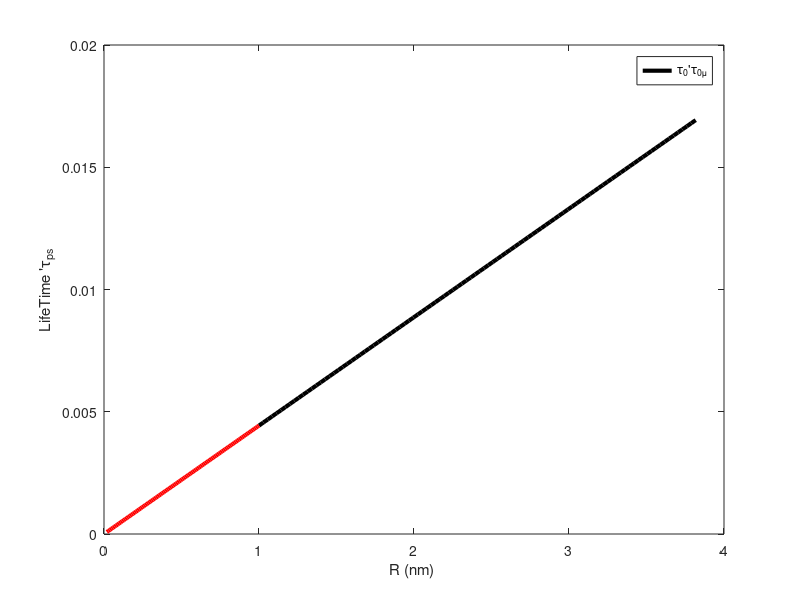

This chart was generated by the following MATLAB code: (Note: this script raises an error after producing the figure.)
clear
clc


mp = 1.672623e-21;
m0 = 9.1093837e-31;
mpu = 1836 * m0;
e0 = 1.60217663e-19;
hbar = 1.054571817e-34;
h = 6.626e-34;
m0u = m0 * 206.7682830;
c = 299792458;
nano = 1e9;
pi= 3.142;
eps0 = 8.85418782e-12;
%%%%%%%%%%%%%%%%%%%%%%%%%%%%%%%%%%%%%%%%%%%%%%%%%%%%
%%%%   band parameters
%%%%%%%%%%%%%%%%%%%%%%%%%%%%%%%%%%%%%%%%%%%%%%%%%%%
meGaN = 0.15*m0;
epsGaN = 9.7;
mhGaN = 1.3*m0;
%%%%%%% electron and hole mass when using muon %%%%%%
%%%% electron %%%%
meGaNu = meGaN*206;
%%%% hole %%%%%
mhGaNu = meGaN*1836;
%%%%%%%%%% reduced mass in free space%%%%%%%%
mr0 = (m0*mp)/(m0+mp);
mr0u = 186*m0;
%%%%%%%%%%% bohr radii in free space%%%%%%%%
a0 = (4*pi*eps0*hbar^2)/(mr0*e0^2);
a0u = (4*pi*eps0*hbar^2)/(mr0u*e0^2);
%%%%%%%%%%% Energy in free space%%%%%%%%%%%%
E0 = (mr0*e0^4)/(8*eps0^2*h^2);
E0u = (mr0u*e0^4)/(8*eps0^2*h^2);
%%%%%%%%%% calculating reduced mass electronic hydrohen %%%%%%
mrGaN = (meGaN * mhGaN)/(meGaN + mhGaN);
%%%%%% mr for electrons %%%%%%%%%%
mrGaNe = mrGaN ;
%%%%%%%%%% calculating reduced mass muonic hydrogen %%%%%%
mruGaN = (meGaNu * mhGaNu)/(meGaNu + mhGaNu);
%%%%%%%%%% mr for muon%%%%%%
mrGaNu = mruGaN ;
%%%%%%% calculating electron bohr radius a0e  %%%%%%%
a0eGaN = (4*pi*eps0*epsGaN*hbar^2)/(mrGaNe*e0^2);
%%%%%%%% calculating muon bohr radius a0u %%%%%%%%%
a0uGaN = (4*pi*eps0*epsGaN*hbar^2)/(mrGaNu*e0^2);
%%%%%%%%%%%%% calculating ground state rydberg energy E0 %%%%%%%%%%%%
%%%%%%%%%% for electron E0e %%%%%%%%%%%%%%
E0eGaN = (hbar^2)/(2*mrGaNe*a0eGaN^2); 
%%%%%%%%%% for muon E0u %%%%%%%%%%%%%%%%%
E0uGaN = (hbar^2)/(2*mrGaNu*a0uGaN^2);
%%%%%%%%%%%% R for electron %%%%%%%%
ReGaN = linspace(1e-9,a0eGaN,100);
%%%%%%%%%%% R for muon %%%%%%%%
RuGaN = linspace(1e-9,a0uGaN,100);
%%%%%%%%%% E0eRe for electron %%%%%%
E0eReGaN = E0eGaN .* (a0eGaN./ReGaN).^2;
%%%%%%%%%% E0uRu for muon %%%%%%
E0uRuGaN = E0uGaN .* (a0uGaN./RuGaN).^2;

%plot(ReGaN*1e9,E0eReGaN/e0,'black', 'LineWidth',3);hold on
%plot(RuGaN*1e9,E0uRuGaN/e0,'r','LineWidth',3)
%ylabel('Confinement Energy (eV)')
%xlabel('R (nm) ')
%legend('E_0''E_0_\mu')

%%%%%%%  lifetime tauu %%%%%%%%%%
tauGaNe = (ReGaN * mrGaNe)./sqrt(2*mrGaNe*E0eGaN);
tauGaNu = (RuGaN * mrGaNu)./sqrt(2*mrGaNu*E0uGaN);


plot (ReGaN*1e9,tauGaNe*1e12, 'black', 'LineWidth',3);hold on
plot (RuGaN*1e9,tauGaNu*1e12, 'r', 'LineWidth',3)
ylabel('LifeTime ''\tau_p_s')
xlabel('R (nm) ')
legend('\tau_0''\tau_0_\mu')

goodplot
 